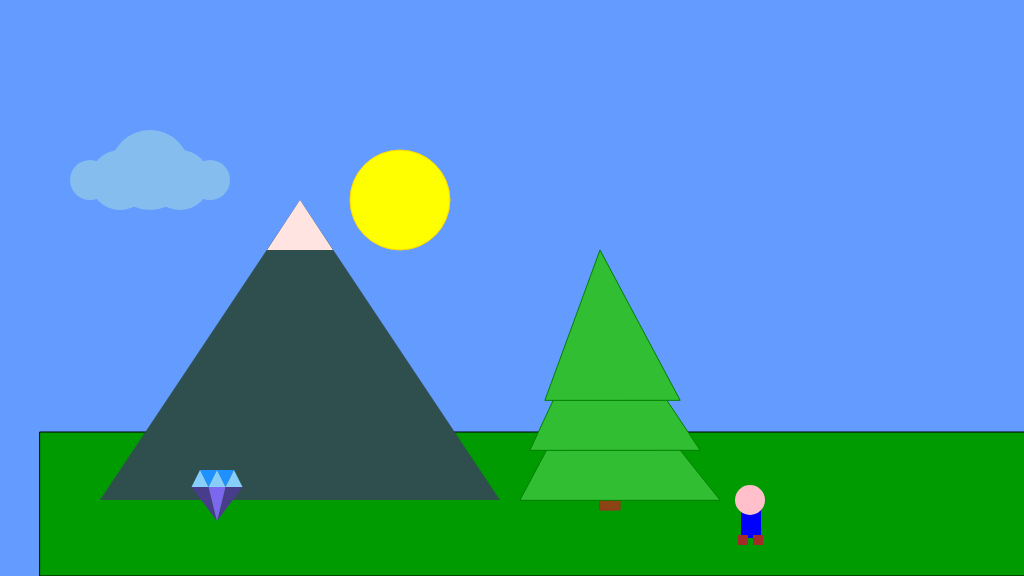
Frame 1 (no input)
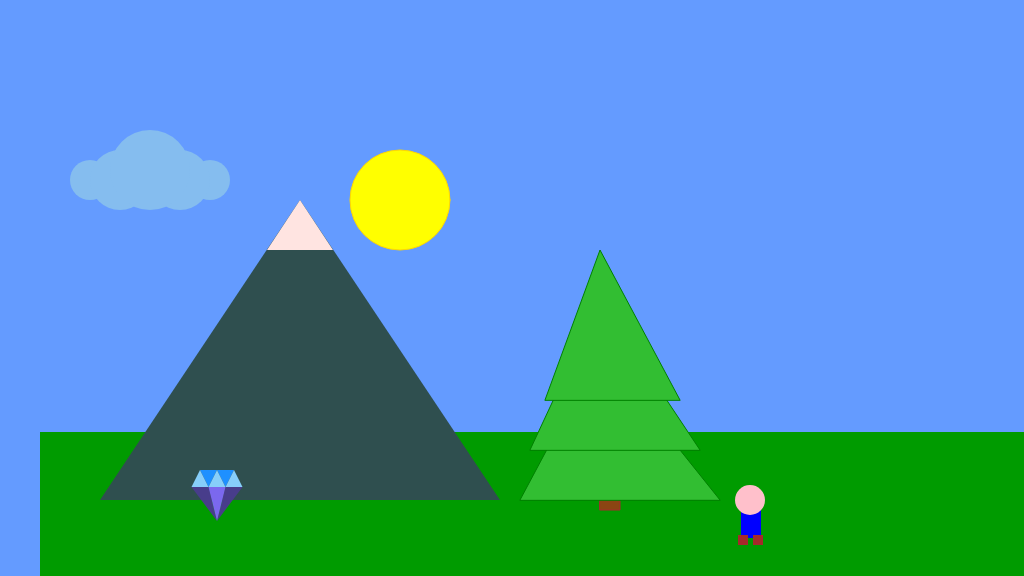
Frame 60 (no input)
Frame 120 (the mouse pressed at the canvas centre since frame 60): identical to frame 60, image omitted

The p5.js sketch that drew these frames (run headless with seeded random() and noise() and a simulated clock; from frame 60 on, the mouse is pressed at the canvas centre):

// p5.js sketch
// ── sketch.js
var diamond;
var position;
var cloud;
var tree;
var groundHeight;
var treeHeight;
var vertex; // объявление переменной vertex
var vertex_small;
var sun;
var grass; 
var gameChar_x = 0;
var gameChar_y = 0;

function setup()
{
	createCanvas(1024, 576);
	position = {pos_x: 200, pos_y: 470, scale: 1.7}
	diamond = {
    up_y:position.pos_y,
    up_1x:position.pos_x,
    up_2x:position.pos_x+10*position.scale,
    up_3x:position.pos_x+20*position.scale,
    midl_y:position.pos_y+10*position.scale,
    midl_1x:position.pos_x-5*position.scale,
    midl_2x:position.pos_x+5*position.scale,
    midl_3x:position.pos_x+15*position.scale,
    midl_4x:position.pos_x+25*position.scale,
    down_x:position.pos_x+10*position.scale,
    down_y:position.pos_y+30*position.scale};
	

	
	cloud = {        x1:150,
        y1:170,        x2:180,
        y2:180,        x3:210,
        y3:180,        x4:120,
        y4:180,        x5:90,
        y5:180,        diameter:40
    };
	
	groundHeight = 400;
    treeHeight = 80;
  
    tree = {
    x: 600,
    y: groundHeight + 100,
    trunkWidth: 20,
    trunkHeight: 10,
    canopyWidth: 20,
    canopyHeight: 10
  };
	vertex = {
        x1: 300,
        y1: 200,
        x2: 100,
        y2: 500,
        x3: 500,
        y3: 500
    };

    vertex_small = {
        x1: 300,
        y1: 200,
        x2: 267,
        y2: 250,
        x3: 333, 
        y3: 250
    }; 
	 sun = {
    x: 400,
    y: 200,
    diameter: 100,
  };
}

function draw()
{
	background(100, 155, 255); //fill the sky blue

	

	//1. a cloud in the sky
	background(100, 155, 255); 
	
	fill(0,155,0);
	rect(40, 432, 1024, 144); //draw some green ground
  	//6. Sun
  	fill(255, 255, 0);
  	stroke(255, 215, 0);
  	ellipse(sun.x, sun.y, sun.diameter);
	
	//fill the sky blue
	noStroke();
    fill(133,189,239);
    ellipse(cloud.x3,cloud.y3,cloud.diameter);    
	ellipse(cloud.x5,cloud.y5,cloud.diameter);
 	ellipse(cloud.x4,cloud.y4,cloud.diameter*1.5);    
	ellipse(cloud.x2,cloud.y2,cloud.diameter*1.5);
    ellipse(cloud.x1,cloud.y1,cloud.diameter*2);

	//2. a mountain in the distance
	// main triangle
    fill(47, 79, 79); // установка цвета перед отрисовкой
    triangle(vertex.x1, vertex.y1, vertex.x2, vertex.y2, vertex.x3, vertex.y3);

    // second triangle
    fill(255, 228, 225);
    triangle(vertex_small.x1, vertex_small.y1, vertex_small.x2, vertex_small.y2, vertex_small.x3, vertex_small.y3);

	//3. a tree
	fill(139, 69, 19);
	stroke("brown");
  	rect(tree.x, tree.y, tree.trunkWidth, tree.trunkHeight);
	stroke("green");
  	fill(50, 190, 50);
  	triangle(tree.x - 80,tree.y,tree.x,tree.y - 150,tree.x + 120, tree.y);
  	triangle(tree.x - 70,tree.y - 50,tree.x,tree.y - 200,tree.x + 100, tree.y - 50);
  	triangle(tree.x - 55 ,tree.y - 100,tree.x,tree.y - 250,tree.x + 80, tree.y - 100);
	noStroke();
	//4. a canyon
	//NB. the canyon should go from ground-level to the bottom of the screen

	gameChar_x = 750;
	gameChar_y = 500;
	//Add your code  ...
	fill("blue");
	rect(gameChar_x-9, gameChar_y+8, 20, 30);
	fill("pink");
	ellipse(gameChar_x, gameChar_y, 30);
	fill("brown");
	rect(gameChar_x+3, gameChar_y+35, 10,10);
	rect(gameChar_x-12, gameChar_y+35, 10,10);


	//5. a collectable token - eg. a jewel, fruit, coins
  fill(30,144,255);
  triangle(diamond.up_1x,diamond.up_y, diamond.midl_2x, diamond.midl_y, diamond.up_2x,diamond.up_y);
  triangle(diamond.up_2x,diamond.up_y, diamond.midl_3x, diamond.midl_y, diamond.up_3x,diamond.up_y);
  
  fill(135,206,250);
  triangle(diamond.midl_1x, diamond.midl_y, diamond.up_1x, diamond.up_y, diamond.midl_2x, diamond.midl_y);
  triangle(diamond.midl_2x, diamond.midl_y, diamond.up_2x, diamond.up_y, diamond.midl_3x, diamond.midl_y);
  triangle(diamond.midl_3x, diamond.midl_y, diamond.up_3x, diamond.up_y, diamond.midl_4x, diamond.midl_y);
  
  fill(72,61,139);
  triangle(diamond.midl_1x, diamond.midl_y, diamond.down_x, diamond.down_y, diamond.midl_2x, diamond.midl_y);
  triangle(diamond.midl_3x, diamond.midl_y, diamond.down_x, diamond.down_y, diamond.midl_4x, diamond.midl_y);
  
  fill(123,104,238);
  triangle(diamond.midl_2x, diamond.midl_y, diamond.down_x, diamond.down_y, diamond.midl_3x, diamond.midl_y);
    
    
}
